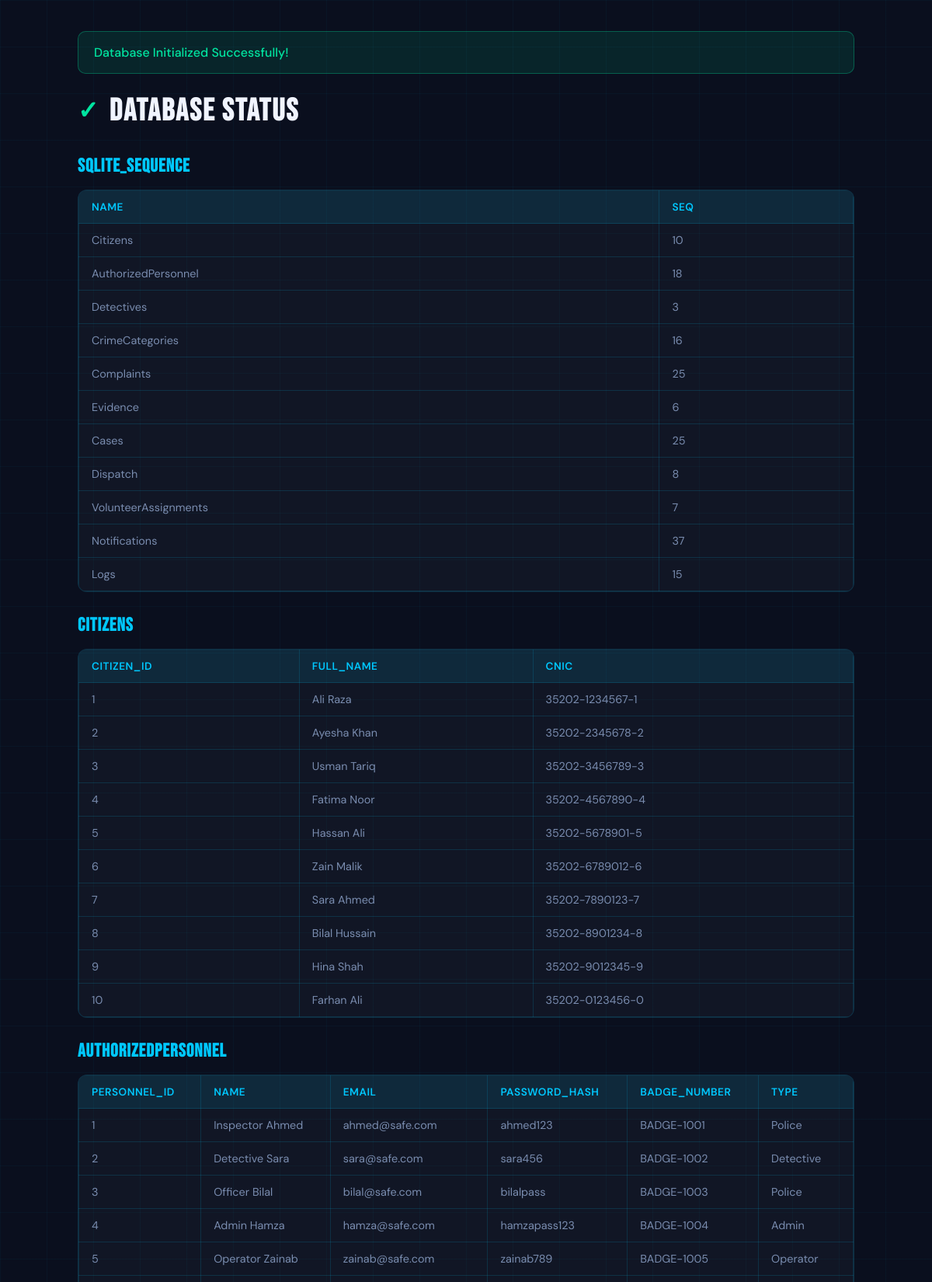
/viewdb (upper part), run on the app's committed database.
### tables this page shows
CREATE TABLE Citizens (
    citizen_id INTEGER PRIMARY KEY AUTOINCREMENT,
    full_name TEXT NOT NULL,
    cnic TEXT UNIQUE NOT NULL
);

CREATE TABLE AuthorizedPersonnel (
    personnel_id INTEGER PRIMARY KEY AUTOINCREMENT,
    name TEXT NOT NULL,
    email TEXT UNIQUE NOT NULL,
    password_hash TEXT NOT NULL,
    badge_number TEXT UNIQUE NOT NULL,
    type TEXT DEFAULT 'Police' CHECK(type IN ('Police','Detective','Operator','Admin','Volunteer', 'Ambulance', 'Firefighter'))
);

### app.py (the view)
@app.route('/viewdb')
def view_db():
    conn = get_db_connection()
    cursor = conn.cursor()
    cursor.execute("SELECT name FROM sqlite_master WHERE type='table';")
    tables = cursor.fetchall()
    table_data = {}
    for table in tables:
        table_name = table['name']
        cursor.execute(f"SELECT * FROM {table_name};")
        data = cursor.fetchall()
        table_data[table_name] = data
    conn.close()
    return render_template("initdb.html", table_data=table_data)

### app.py (called while the page is built)
def get_db_connection():
    conn = sqlite3.connect(DATABASE, timeout=10)
    conn.row_factory = sqlite3.Row
    return conn

### templates/initdb.html (shortened to what this page needs)
<!DOCTYPE html>
<html lang="en">
<head>
</head>
<body>
  <div class="page-container">
    <div class="success-msg">
      Database Initialized Successfully!
    </div>
    <h1>Database Status</h1>
    {% for table, rows in table_data.items() %}
      <h2>{{ table|upper }}</h2>
      {% if rows %}
        <div class="table-wrapper">
          <table>
            <thead>
              <tr>
                {% for column in rows[0].keys() %}
                  <th>{{ column }}</th>
                {% endfor %}
              </tr>
            </thead>
            <tbody>
              {% for row in rows %}
                <tr>
                  {% for column in row.keys() %}
                    <td>{{ row[column] }}</td>
                  {% endfor %}
                </tr>
              {% endfor %}
            </tbody>
          </table>
        </div>
      {% else %}
        <div class="table-wrapper">
          <div class="empty">👋 Empty table</div>
        </div>
      {% endif %}
    {% endfor %}
  </div>
</body>
</html>

### templates/initdb.html (style rules this page uses)
*, *::before, *::after { box-sizing: border-box; margin: 0; padding: 0; }
:root { --navy: #0a0f1e; --cyan: #00c8ff; --white: #f0f4ff; --muted: #7a8db0; --success: #00e5a0; --border: rgba(0,200,255,0.15); }
html, body { min-height: 100vh; background: var(--navy); color: var(--white); font-family: 'DM Sans', sans-serif; padding: 20px; }
body::before { content: ''; position: fixed; inset: 0; background-image: linear-gradient(rgba(0,200,255,0.04) 1px, transparent 1px), linear-gradient(90deg, rgba(0,200,255,0.04) 1px, transparent 1px); background-size: 60px 60px; pointer-events: none; z-index: 0; }
.page-container { position: relative; z-index: 5; max-width: 1000px; margin: 0 auto; }
h1 { font-family: 'Bebas Neue', sans-serif; font-size: 2.5rem; letter-spacing: 2px; margin-bottom: 32px; display: flex; align-items: center; gap: 12px; }
h1::before { content: '✓'; color: var(--success); font-size: 2rem; }
h2 { font-family: 'Bebas Neue', sans-serif; font-size: 1.5rem; letter-spacing: 1px; margin: 28px 0 16px 0; color: var(--cyan); }
.table-wrapper { background: rgba(255,255,255,0.03); border: 1px solid var(--border); border-radius: 12px; overflow-x: auto; margin-bottom: 24px; }
table { width: 100%; border-collapse: collapse; font-size: 0.9rem; }
th { background: rgba(0,200,255,0.1); border: 1px solid var(--border); padding: 12px 16px; text-align: left; font-weight: 600; color: var(--cyan); font-size: 0.85rem; text-transform: uppercase; letter-spacing: 0.5px; }
td { border: 1px solid var(--border); padding: 12px 16px; color: var(--muted); }
.success-msg { background: rgba(0,229,160,0.1); border: 1px solid rgba(0,229,160,0.3); color: var(--success); padding: 16px 20px; border-radius: 10px; margin-bottom: 24px; font-weight: 500; }

### data on the page
Citizens: citizen_id "1" "Ali Raza" "35202-1234567-1"
Citizens: citizen_id "2" "Ayesha Khan" "35202-2345678-2"
Citizens: citizen_id "3" "Usman Tariq" "35202-3456789-3"
Citizens: citizen_id "4" "Fatima Noor" "35202-4567890-4"
Citizens: citizen_id "5" "Hassan Ali" "35202-5678901-5"
Citizens: citizen_id "6" "Zain Malik" "35202-6789012-6"
Citizens: citizen_id "7" "Sara Ahmed" "35202-7890123-7"
Citizens: citizen_id "8" "Bilal Hussain" "35202-8901234-8"
Citizens: citizen_id "9" "Hina Shah" "35202-9012345-9"
Citizens: citizen_id "10" "Farhan Ali" "35202-0123456-0"
AuthorizedPersonnel: personnel_id "1" "Inspector Ahmed" "ahmed@safe.com" "ahmed123" "BADGE-1001" "Police"
AuthorizedPersonnel: personnel_id "2" "Detective Sara" "sara@safe.com" "sara456" "BADGE-1002" "Detective"
AuthorizedPersonnel: personnel_id "3" "Officer Bilal" "bilal@safe.com" "bilalpass" "BADGE-1003" "Police"
AuthorizedPersonnel: personnel_id "4" "Admin Hamza" "hamza@safe.com" "hamzapass123" "BADGE-1004" "Admin"
AuthorizedPersonnel: personnel_id "5" "Operator Zainab" "zainab@safe.com" "zainab789" "BADGE-1005" "Operator"

### other printed values
{{ table|upper }} "SQLITE_SEQUENCE" "CITIZENS" "AUTHORIZEDPERSONNEL"
{{ column }} "NAME" "SEQ" "CITIZEN_ID" "FULL_NAME" "CNIC" "PERSONNEL_ID" "NAME" "EMAIL" "PASSWORD_HASH" "BADGE_NUMBER" "TYPE"
{{ row[column] }} "Citizens" "10" "AuthorizedPersonnel" "18" "Detectives" "3" "CrimeCategories" "16" "Complaints" "25" "Evidence" "6" "Cases" "25" "Dispatch" "8" "VolunteerAssignments" "7" "Notifications" "37" "Logs" "15"
